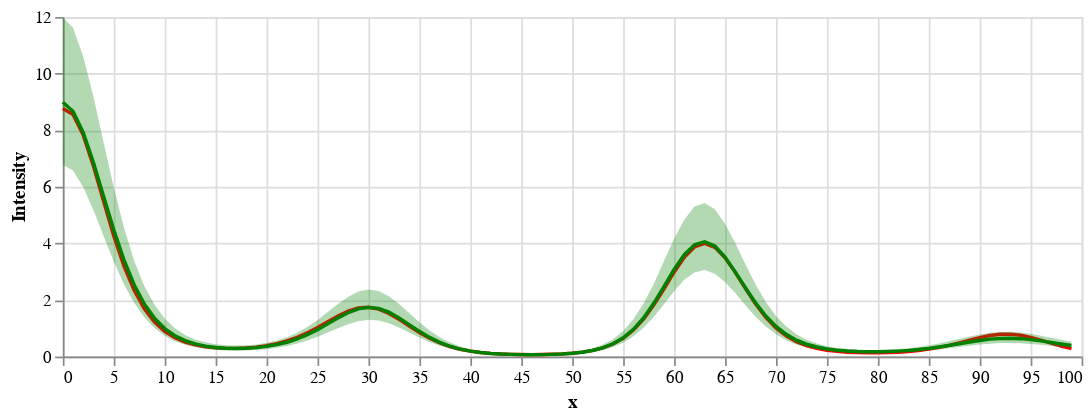

This figure's notebook cell:
### Code cell
rate = (
	alt.Chart(df_plot)
	.mark_line(color='red')
	.encode(
		x=alt.X('x', title='x'),
		y=alt.Y('rate', title='Intensity', scale=alt.Scale(domain=(0, 12))),
	)
)

rate_est = (
	alt.Chart(df_true)
	.mark_line(color='green')  # Changed
	.encode(
		x=alt.X('x', title='x'),
		y=alt.Y('M', title='Intensity'),
	)
)

bands = alt.Chart(df_true).mark_errorband(color='green').encode(
	x=alt.X('x', title='x'),
	y=alt.Y('CL', title='Intensity'),
	y2=alt.Y2('CU', title='Intensity'),
)

(rate + rate_est + bands).properties(width=600, height=200)

### Figure 1 — Vega-Lite specification as saved in the notebook (floating-point values rounded to 4 significant figures; data arrays with more than 128 entries replaced by an {"elided": "..."} marker saying what was removed)
{"config": {"view": {"continuousWidth": 300, "continuousHeight": 300}}, "layer": [{"data": {"name": "data-d824823a979acba1184628ef0548de45"}, "mark": {"type": "line", "color": "red"}, "encoding": {"x": {"field": "x", "title": "x", "type": "quantitative"}, "y": {"field": "rate", "scale": {"domain": [0, 12]}, "title": "Intensity", "type": "quantitative"}}}, {"data": {"name": "data-b9960e8a089f955f664150cb39206e50"}, "mark": {"type": "line", "color": "green"}, "encoding": {"x": {"field": "x", "title": "x", "type": "quantitative"}, "y": {"field": "M", "title": "Intensity", "type": "quantitative"}}}, {"data": {"name": "data-b9960e8a089f955f664150cb39206e50"}, "mark": {"type": "errorband", "color": "green"}, "encoding": {"x": {"field": "x", "title": "x", "type": "quantitative"}, "y": {"field": "CL", "title": "Intensity", "type": "quantitative"}, "y2": {"field": "CU", "title": "Intensity"}}}], "height": 200, "width": 600, "$schema": "https://vega.github.io/schema/vega-lite/v5.20.1.json", "datasets": {"data-d824823a979acba1184628ef0548de45": {"elided": "1000 records"}, "data-b9960e8a089f955f664150cb39206e50": [{"x": 0, "log_exposure": 0.0, "f": 2.171, "rate": 8.765, "M": 8.988, "CL": 6.769, "CU": 11.99}, {"x": 1, "log_exposure": -0.0125, "f": 2.159, "rate": 8.557, "M": 8.671, "CL": 6.573, "CU": 11.62}, {"x": 2, "log_exposure": -0.025, "f": 2.082, "rate": 7.826, "M": 7.922, "CL": 5.991, "CU": 10.6}, {"x": 3, "log_exposure": -0.0375, "f": 1.944, "rate": 6.733, "M": 6.867, "CL": 5.18, "CU": 9.192}, {"x": 4, "log_exposure": -0.05, "f": 1.752, "rate": 5.484, "M": 5.668, "CL": 4.257, "CU": 7.574}, {"x": 5, "log_exposure": -0.0625, "f": 1.513, "rate": 4.266, "M": 4.482, "CL": 3.359, "CU": 5.971}, {"x": 6, "log_exposure": -0.075, "f": 1.238, "rate": 3.2, "M": 3.419, "CL": 2.558, "CU": 4.564}, {"x": 7, "log_exposure": -0.0875, "f": 0.938, "rate": 2.341, "M": 2.54, "CL": 1.903, "CU": 3.39}, {"x": 8, "log_exposure": -0.1, "f": 0.6249, "rate": 1.69, "M": 1.86, "CL": 1.389, "CU": 2.497}, {"x": 9, "log_exposure": -0.1125, "f": 0.311, "rate": 1.22, "M": 1.352, "CL": 1.008, "CU": 1.83}, {"x": 10, "log_exposure": -0.125, "f": 0.008391, "rate": 0.8899, "M": 0.9914, "CL": 0.7371, "CU": 1.342}, {"x": 11, "log_exposure": -0.1375, "f": -0.2716, "rate": 0.6642, "M": 0.7373, "CL": 0.5446, "CU": 0.9993}, {"x": 12, "log_exposure": -0.15, "f": -0.5188, "rate": 0.5123, "M": 0.5641, "CL": 0.4153, "CU": 0.7657}, {"x": 13, "log_exposure": -0.1625, "f": -0.7245, "rate": 0.4119, "M": 0.4481, "CL": 0.3281, "CU": 0.6078}, {"x": 14, "log_exposure": -0.175, "f": -0.8818, "rate": 0.3476, "M": 0.3712, "CL": 0.2723, "CU": 0.5053}, {"x": 15, "log_exposure": -0.1875, "f": -0.986, "rate": 0.3093, "M": 0.3227, "CL": 0.2364, "CU": 0.4383}, {"x": 16, "log_exposure": -0.2, "f": -1.035, "rate": 0.2909, "M": 0.2964, "CL": 0.2179, "CU": 0.4018}, {"x": 17, "log_exposure": -0.2125, "f": -1.028, "rate": 0.2892, "M": 0.288, "CL": 0.2119, "CU": 0.3909}, {"x": 18, "log_exposure": -0.225, "f": -0.968, "rate": 0.3033, "M": 0.2948, "CL": 0.2158, "CU": 0.3971}, {"x": 19, "log_exposure": -0.2375, "f": -0.8594, "rate": 0.3339, "M": 0.3175, "CL": 0.2306, "CU": 0.4288}, {"x": 20, "log_exposure": -0.25, "f": -0.7088, "rate": 0.3834, "M": 0.3585, "CL": 0.2603, "CU": 0.485}, {"x": 21, "log_exposure": -0.2625, "f": -0.5244, "rate": 0.4553, "M": 0.4204, "CL": 0.3079, "CU": 0.5696}, {"x": 22, "log_exposure": -0.275, "f": -0.3161, "rate": 0.5537, "M": 0.5065, "CL": 0.3714, "CU": 0.6867}, {"x": 23, "log_exposure": -0.2875, "f": -0.09456, "rate": 0.6825, "M": 0.6232, "CL": 0.4582, "CU": 0.8431}, {"x": 24, "log_exposure": -0.3, "f": 0.1289, "rate": 0.8427, "M": 0.7736, "CL": 0.5667, "CU": 1.048}, {"x": 25, "log_exposure": -0.3125, "f": 0.343, "rate": 1.031, "M": 0.9521, "CL": 0.7002, "CU": 1.297}, {"x": 26, "log_exposure": -0.325, "f": 0.5368, "rate": 1.236, "M": 1.156, "CL": 0.8499, "CU": 1.577}, {"x": 27, "log_exposure": -0.3375, "f": 0.7002, "rate": 1.437, "M": 1.363, "CL": 1.003, "CU": 1.855}, {"x": 28, "log_exposure": -0.35, "f": 0.8246, "rate": 1.607, "M": 1.55, "CL": 1.143, "CU": 2.103}, {"x": 29, "log_exposure": -0.3625, "f": 0.9029, "rate": 1.717, "M": 1.683, "CL": 1.251, "CU": 2.297}, {"x": 30, "log_exposure": -0.375, "f": 0.9299, "rate": 1.742, "M": 1.74, "CL": 1.298, "CU": 2.373}, {"x": 31, "log_exposure": -0.3875, "f": 0.9028, "rate": 1.674, "M": 1.701, "CL": 1.272, "CU": 2.319}, {"x": 32, "log_exposure": -0.4, "f": 0.821, "rate": 1.523, "M": 1.57, "CL": 1.175, "CU": 2.136}, {"x": 33, "log_exposure": -0.4125, "f": 0.6862, "rate": 1.315, "M": 1.368, "CL": 1.028, "CU": 1.857}, {"x": 34, "log_exposure": -0.425, "f": 0.5027, "rate": 1.081, "M": 1.132, "CL": 0.8544, "CU": 1.538}, {"x": 35, "log_exposure": -0.4375, "f": 0.2766, "rate": 0.8514, "M": 0.8935, "CL": 0.6749, "CU": 1.214}, {"x": 36, "log_exposure": -0.45, "f": 0.01617, "rate": 0.648, "M": 0.6787, "CL": 0.5138, "CU": 0.9212}, {"x": 37, "log_exposure": -0.4625, "f": -0.2688, "rate": 0.4813, "M": 0.5017, "CL": 0.3793, "CU": 0.6806}, {"x": 38, "log_exposure": -0.475, "f": -0.5674, "rate": 0.3526, "M": 0.3652, "CL": 0.2751, "CU": 0.4943}, {"x": 39, "log_exposure": -0.4875, "f": -0.8677, "rate": 0.2579, "M": 0.2641, "CL": 0.1986, "CU": 0.3571}, {"x": 40, "log_exposure": -0.5, "f": -1.158, "rate": 0.1906, "M": 0.1928, "CL": 0.1449, "CU": 0.2616}, {"x": 41, "log_exposure": -0.5125, "f": -1.425, "rate": 0.144, "M": 0.1438, "CL": 0.1077, "CU": 0.1958}, {"x": 42, "log_exposure": -0.525, "f": -1.66, "rate": 0.1125, "M": 0.1111, "CL": 0.08274, "CU": 0.1511}, {"x": 43, "log_exposure": -0.5375, "f": -1.85, "rate": 0.09187, "M": 0.08954, "CL": 0.06662, "CU": 0.1222}, {"x": 44, "log_exposure": -0.55, "f": -1.988, "rate": 0.07903, "M": 0.07627, "CL": 0.05679, "CU": 0.1041}, {"x": 45, "log_exposure": -0.5625, "f": -2.067, "rate": 0.07213, "M": 0.06919, "CL": 0.05135, "CU": 0.09468}, {"x": 46, "log_exposure": -0.575, "f": -2.082, "rate": 0.07018, "M": 0.06703, "CL": 0.04968, "CU": 0.09158}, {"x": 47, "log_exposure": -0.5875, "f": -2.031, "rate": 0.07293, "M": 0.06964, "CL": 0.05174, "CU": 0.09524}, {"x": 48, "log_exposure": -0.6, "f": -1.914, "rate": 0.08096, "M": 0.0775, "CL": 0.05761, "CU": 0.1061}, {"x": 49, "log_exposure": -0.6125, "f": -1.734, "rate": 0.09574, "M": 0.0921, "CL": 0.06818, "CU": 0.126}, {"x": 50, "log_exposure": -0.625, "f": -1.495, "rate": 0.12, "M": 0.1163, "CL": 0.08633, "CU": 0.1586}, {"x": 51, "log_exposure": -0.6375, "f": -1.206, "rate": 0.1582, "M": 0.1549, "CL": 0.115, "CU": 0.2117}, {"x": 52, "log_exposure": -0.65, "f": -0.8753, "rate": 0.2176, "M": 0.2154, "CL": 0.1597, "CU": 0.2956}, {"x": 53, "log_exposure": -0.6625, "f": -0.5136, "rate": 0.3085, "M": 0.3094, "CL": 0.2288, "CU": 0.4239}, {"x": 54, "log_exposure": -0.675, "f": -0.1331, "rate": 0.4457, "M": 0.4515, "CL": 0.3351, "CU": 0.6162}, {"x": 55, "log_exposure": -0.6875, "f": 0.2535, "rate": 0.6479, "M": 0.6626, "CL": 0.491, "CU": 0.904}, {"x": 56, "log_exposure": -0.7, "f": 0.6333, "rate": 0.9355, "M": 0.9635, "CL": 0.7151, "CU": 1.316}, {"x": 57, "log_exposure": -0.7125, "f": 0.9935, "rate": 1.324, "M": 1.368, "CL": 1.017, "CU": 1.878}, {"x": 58, "log_exposure": -0.725, "f": 1.322, "rate": 1.817, "M": 1.884, "CL": 1.403, "CU": 2.561}, {"x": 59, "log_exposure": -0.7375, "f": 1.608, "rate": 2.388, "M": 2.473, "CL": 1.848, "CU": 3.365}, {"x": 60, "log_exposure": -0.75, "f": 1.843, "rate": 2.982, "M": 3.078, "CL": 2.305, "CU": 4.162}, {"x": 61, "log_exposure": -0.7625, "f": 2.018, "rate": 3.509, "M": 3.599, "CL": 2.711, "CU": 4.835}, {"x": 62, "log_exposure": -0.775, "f": 2.129, "rate": 3.873, "M": 3.954, "CL": 2.972, "CU": 5.301}, {"x": 63, "log_exposure": -0.7875, "f": 2.173, "rate": 3.999, "M": 4.06, "CL": 3.057, "CU": 5.426}, {"x": 64, "log_exposure": -0.8, "f": 2.151, "rate": 3.861, "M": 3.907, "CL": 2.93, "CU": 5.202}, {"x": 65, "log_exposure": -0.8125, "f": 2.063, "rate": 3.493, "M": 3.519, "CL": 2.635, "CU": 4.693}, {"x": 66, "log_exposure": -0.825, "f": 1.916, "rate": 2.976, "M": 2.994, "CL": 2.244, "CU": 4.011}, {"x": 67, "log_exposure": -0.8375, "f": 1.715, "rate": 2.404, "M": 2.433, "CL": 1.813, "CU": 3.261}, {"x": 68, "log_exposure": -0.85, "f": 1.469, "rate": 1.857, "M": 1.897, "CL": 1.41, "CU": 2.55}, {"x": 69, "log_exposure": -0.8625, "f": 1.189, "rate": 1.386, "M": 1.437, "CL": 1.062, "CU": 1.931}, {"x": 70, "log_exposure": -0.875, "f": 0.8859, "rate": 1.011, "M": 1.067, "CL": 0.7894, "CU": 1.438}, {"x": 71, "log_exposure": -0.8875, "f": 0.5718, "rate": 0.7293, "M": 0.7859, "CL": 0.5814, "CU": 1.061}, {"x": 72, "log_exposure": -0.9, "f": 0.259, "rate": 0.5268, "M": 0.5816, "CL": 0.4292, "CU": 0.7894}, {"x": 73, "log_exposure": -0.9125, "f": -0.04057, "rate": 0.3856, "M": 0.4377, "CL": 0.3238, "CU": 0.5965}, {"x": 74, "log_exposure": -0.925, "f": -0.3157, "rate": 0.2892, "M": 0.3386, "CL": 0.2495, "CU": 0.4622}, {"x": 75, "log_exposure": -0.9375, "f": -0.5565, "rate": 0.2245, "M": 0.2702, "CL": 0.1984, "CU": 0.3681}, {"x": 76, "log_exposure": -0.95, "f": -0.7545, "rate": 0.1819, "M": 0.2245, "CL": 0.1648, "CU": 0.3048}, {"x": 77, "log_exposure": -0.9625, "f": -0.9031, "rate": 0.1548, "M": 0.1951, "CL": 0.144, "CU": 0.2639}, {"x": 78, "log_exposure": -0.975, "f": -0.9981, "rate": 0.139, "M": 0.1782, "CL": 0.1321, "CU": 0.2411}, {"x": 79, "log_exposure": -0.9875, "f": -1.037, "rate": 0.132, "M": 0.1706, "CL": 0.126, "CU": 0.2316}, {"x": 80, "log_exposure": -1.0, "f": -1.022, "rate": 0.1325, "M": 0.1708, "CL": 0.126, "CU": 0.232}, {"x": 81, "log_exposure": -1.012, "f": -0.953, "rate": 0.1401, "M": 0.1785, "CL": 0.1312, "CU": 0.2428}, {"x": 82, "log_exposure": -1.025, "f": -0.8368, "rate": 0.1554, "M": 0.1938, "CL": 0.1424, "CU": 0.2647}, {"x": 83, "log_exposure": -1.038, "f": -0.6799, "rate": 0.1795, "M": 0.2169, "CL": 0.1591, "CU": 0.2968}, {"x": 84, "log_exposure": -1.05, "f": -0.4908, "rate": 0.2142, "M": 0.2485, "CL": 0.1823, "CU": 0.3419}, {"x": 85, "log_exposure": -1.062, "f": -0.2795, "rate": 0.2613, "M": 0.2887, "CL": 0.2133, "CU": 0.3977}, {"x": 86, "log_exposure": -1.075, "f": -0.05681, "rate": 0.3224, "M": 0.3379, "CL": 0.2496, "CU": 0.4651}, {"x": 87, "log_exposure": -1.087, "f": 0.1659, "rate": 0.3979, "M": 0.394, "CL": 0.2917, "CU": 0.5429}, {"x": 88, "log_exposure": -1.1, "f": 0.3773, "rate": 0.4854, "M": 0.4548, "CL": 0.3376, "CU": 0.6266}, {"x": 89, "log_exposure": -1.113, "f": 0.5666, "rate": 0.5793, "M": 0.5163, "CL": 0.3839, "CU": 0.7097}, {"x": 90, "log_exposure": -1.125, "f": 0.7241, "rate": 0.6697, "M": 0.5698, "CL": 0.424, "CU": 0.7841}, {"x": 91, "log_exposure": -1.137, "f": 0.8412, "rate": 0.7435, "M": 0.6148, "CL": 0.456, "CU": 0.8383}, {"x": 92, "log_exposure": -1.15, "f": 0.9111, "rate": 0.7875, "M": 0.6405, "CL": 0.4772, "CU": 0.8673}, {"x": 93, "log_exposure": -1.163, "f": 0.9292, "rate": 0.7919, "M": 0.6479, "CL": 0.4812, "CU": 0.8745}, {"x": 94, "log_exposure": -1.175, "f": 0.8928, "rate": 0.7541, "M": 0.6325, "CL": 0.47, "CU": 0.8502}, {"x": 95, "log_exposure": -1.188, "f": 0.8019, "rate": 0.6801, "M": 0.6008, "CL": 0.4466, "CU": 0.8027}, {"x": 96, "log_exposure": -1.2, "f": 0.6586, "rate": 0.582, "M": 0.5545, "CL": 0.4141, "CU": 0.739}, {"x": 97, "log_exposure": -1.212, "f": 0.4674, "rate": 0.4747, "M": 0.5017, "CL": 0.3748, "CU": 0.6648}, {"x": 98, "log_exposure": -1.225, "f": 0.235, "rate": 0.3716, "M": 0.4456, "CL": 0.3333, "CU": 0.5923}, {"x": 99, "log_exposure": -1.238, "f": -0.03032, "rate": 0.2814, "M": 0.3936, "CL": 0.2941, "CU": 0.5236}]}}
